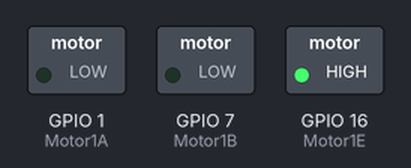
Recording of a program running on a simulated Raspberry Pi (BCM pin numbers). On the bench: switched loads named in the program (green lamp = pin HIGH). What the program prints to the terminal is not drawn. At 6.0 s the program stops and its outputs stay as they are.

Above: at 0.2 s.
At 1.52 s:
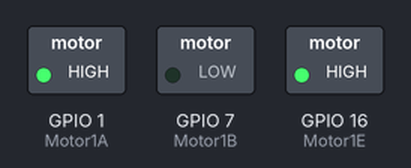
At 2.52 s:
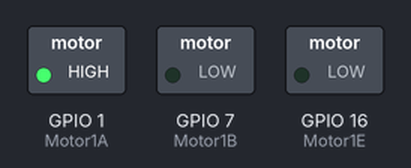
At 3.7 s:
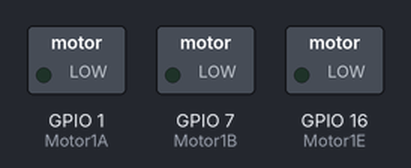
At 5.02 s:
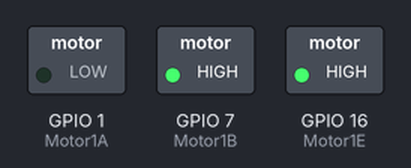
Timing chart, 0 to 5.3 s (numbered marks = the images above):
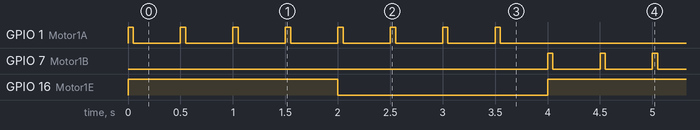

Measured:
- by itself, GPIO 1 (Motor1A): alternates HIGH for 0.05 s and LOW for 0.45 s, 16 changes in all, then stays LOW
- by itself, GPIO 16 (Motor1E): alternates HIGH for 2.0 s and LOW for 2.0 s

The program:

dc_motor_PWM.py
```python
import RPi.GPIO as GPIO
from time import sleep

GPIO.setmode(GPIO.BCM)


Motor1A = 1
Motor1B = 7
Motor1E = 16
PWM_Frequency = 2

Dutycycle1 = 10
Dutycycke2 = 50

GPIO.setup(Motor1A,GPIO.OUT)
GPIO.setup(Motor1B,GPIO.OUT)
GPIO.setup(Motor1E,GPIO.OUT)


#Go forward
p = GPIO.PWM(Motor1A,PWM_Frequency)
GPIO.output(Motor1B,GPIO.LOW)
GPIO.output(Motor1E,GPIO.HIGH)

p.start(10)

#If dutycycle is about 10 and sleep about 1.1 seconds then it will make about two rounds
sleep(2)

GPIO.output(Motor1E,GPIO.LOW)

sleep(2)

#Go backwards
p = GPIO.PWM(Motor1B,PWM_Frequency)
GPIO.output(Motor1A,GPIO.LOW)
GPIO.output(Motor1E,GPIO.HIGH)

p.start(10)

#If dutycycle is about 10 and sleep about 1.1 seconds then it will make about two rounds
sleep(2)

print ("Stopping motor")
GPIO.output(Motor1E,GPIO.LOW)

GPIO.cleanup()
```
